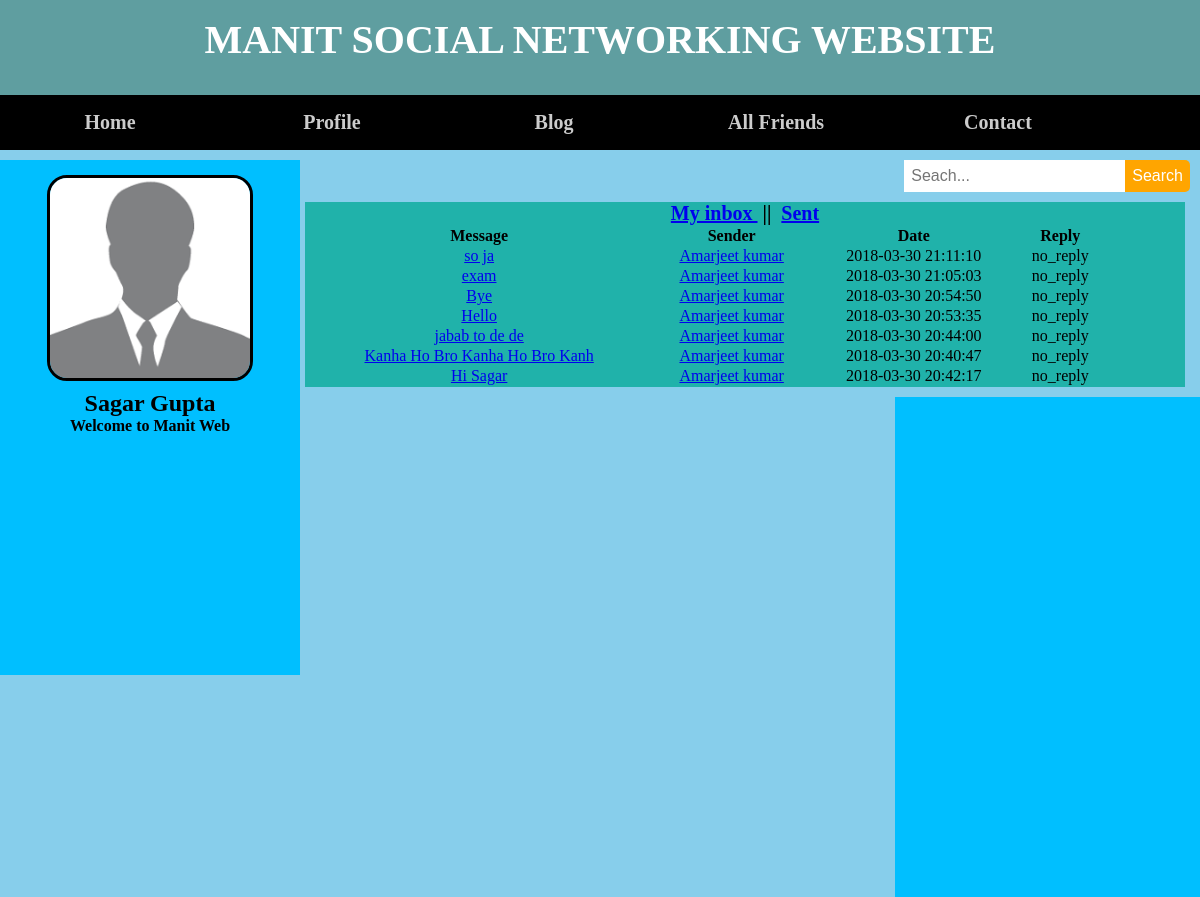
Screenshot of /my_message.php?Inbox&user_id=2 (signed in) with the database file from the repository.
### tables this page shows
CREATE TABLE `users` (
  `user_id` int(11) NOT NULL,
  `user_name` varchar(100) NOT NULL,
  `user_email` varchar(100) NOT NULL,
  `desc_user` varchar(255) NOT NULL,
  `relation` varchar(255) NOT NULL,
  `user_pass` varchar(50) NOT NULL,
  `user_country` varchar(50) NOT NULL,
  `user_gender` varchar(50) NOT NULL,
  `user_img` varchar(50) NOT NULL,
  `user_reg_date` varchar(50) NOT NULL,
  `status` text NOT NULL,
  `verifycode` varchar(11) NOT NULL,
  `posts` text NOT NULL,
  `dob` varchar(15) NOT NULL
);

CREATE TABLE `message` (
  `msg_id` int(11) NOT NULL,
  `sender` varchar(255) NOT NULL,
  `reciever` varchar(255) NOT NULL,
  `msg_subject` text NOT NULL,
  `reply` text NOT NULL,
  `status` text NOT NULL,
  `msg_date` timestamp NOT NULL ON UPDATE CURRENT_TIMESTAMP
);

### my_message.php (the view, shortened to what this page needs)
<!DOCTYPE html>
<?php
include("function/function.php");
?>
<html>
<head>
	<link rel="stylesheet" type="text/css" href="style.css">
</head>
<body>
	<div class="maincontent">
	<div id="header">
		<div id="logo">
			MANIT SOCIAL NETWORKING WEBSITE
		</div>
	</div>
	<div class="navbar">
		<?php
		if (isset($_SESSION['email'])) {
				$email=$_SESSION['email'];
				$user="select * from users where user_email='$email' ";
				$run=mysqli_query($con,$user);
				$row=mysqli_fetch_array($run);
				$user_id=$row['user_id'];
				$user_name=$row['user_name'];
				$desc=$row['desc_user'];
				$user_img=$row['user_img'];
				$post_query="select * from posts where user_id='$user_id' ";
				$run_posts=mysqli_query($con,$post_query);
				$count_posts=mysqli_num_rows($run_posts);
				$msg_query="select * from message where reciever='$user_id' and status='unread' order by 1 desc ";
				$run_msg=mysqli_query($con,$msg_query);
				$count_msg=mysqli_num_rows($run_msg);
	echo "<ul>
			<li><a href='index.php'>Home</a></li>
			<li><a href='my_profile.php'>Profile</a>
				<ul>
					<li><a href='my_profile.php'>Change Profile</a></li>
					<li><a href='changepassword.php'>Change Password</a></li>
					<li><a href='logout.php'>Log Out</a></li>
				</ul>
			</li>
			<li><a href='#'>Blog</a>
				<ul>
					<li><a href='my_message.php?Inbox&user_id=$user_id'>Message ($count_msg)</a></li>
					<li><a href='my_post.php?user_id=$user_id'>Posts ($count_posts)</a></li>
					<li><a href='#'>Friends</a></li>
				</ul>
			</li>
			<li><a href='friends.php'>All Friends</a></li>
			<li><a href='#'>Contact</a></li>
			<form method='post' action='#' id='searchbox'>
				<input type='text' name='search' placeholder='Seach...'' />
				<input type='submit' name='search' value='Search'>
			</form>
			</ul>
	</div>
		<div id='left'>
				<center>
					<img src='images/$user_img'  />
				</center>
				<div id='user_details'>
					<p><center><h2>$user_name</h2></center>
					<center><strong>$desc</strong></center></p>
					</br>
				</div>";
			}
			else {
				echo "<script>alert('Login First')</script>";
				echo "<script>window.open('login.php','_self')</script>";
			}
			?>
		</div>
		<div id="content">
			<p align="center" style="font-size: 20px;font-family: sans MS;font-weight: bolder;">
				<a href="my_message.php?Inbox">My inbox  </a>&nbsp||&nbsp
				<a href="my_message.php?sent">Sent</a>
			</p>
			<?php
				if (isset($_GET['Inbox'])) {?>
				<table width="800" style="align:center;">
					<tr style="text-align: center; font-weight: bolder;">
						<td>Message</td>
						<td>Sender</td>
						<td>Date</td>
						<td>Reply</td>
					</tr>
					<?php
						$get_message="select * from message where reciever='$user_id' order by 1 desc ";
						$run_msg=mysqli_query($con,$get_message);
						while($row_msg=mysqli_fetch_array($run_msg))
						{
						$message=substr($row_msg['msg_subject'],0,30);
						$sender=$row_msg['sender'];
						$msg_id=$row_msg['msg_id'];
						$msg_date=$row_msg['msg_date'];
						$msg_reply=$row_msg['reply'];
						$sender_query="select * from users where user_id='$sender' ";
						$run_send=mysqli_query($con,$sender_query);
						$row_send=mysqli_fetch_array($run_send);
						$send_name=$row_send['user_name'];
						echo "
						<tr><td align='center'><a href='my_message.php?Inbox&msg_id=$msg_id&send_name=$send_name'>$message</a></td>
						<td align='center'><a href='profile.php?user_id=$sender'>$send_name</a></td>
						<td align='center'>$msg_date</td>
						<td align='center'>$msg_reply</td></tr>
						";
					}
					?>
				</table>
			<?php	}?>
		</div>
		<div id="right">
		</div>
</div>
</body>
</html>

### style.css (style rules this page uses)
html, body, div, span, applet, object, iframe, h1, h2, h3, h4, h5, h6, p, blockquote, pre, a, abbr, acronym, address, big, cite, code, del, dfn, em, img, ins, kbd, q, s, samp, small, strike, strong, sub, sup, tt, var, b, u, i, center, dl, dt, dd, ol, ul, li, fieldset, form, label, legend, table, caption, tbody, tfoot, thead, tr, th, td, article, aside, canvas, details, embed, figure, figcaption, footer, header, hgroup, menu, nav, output, ruby, section, summary, time, mark, audio, video { margin: 0; padding: 0; border: 0; }
body { background: skyblue; margin: 0px; }
#header { width: 100; height: 95px; margin: 0 auto; background: #5F9EA0; }
#logo { color: white; font-size: 40px; line-height:20px; font-family:comic sans MS; position: relative; font-weight: bold; text-align: center; top: 30px; }
.navbar { width: 100; height: 55px; margin: 0 auto; background-color:black; }
.navbar ul { margin: 0px; padding: 0px; list-style: none; }
.navbar ul li { float: left; width: 220px; height: 55px; background-color:black ; opacity: .8; line-height: 55px; text-align: center; margin-right: 2px; }
.navbar ul li a { text-decoration: none; text-align: center; color: white; font-weight: bold; font-size: 20px; display: block; }
.navbar #searchbox { margin-top: 10px; float: right; margin-right: 10px; }
.navbar #searchbox input[type=text] { padding: 7px; border: none; font-size: 16px; font-family: sans-serif; }
.navbar #searchbox input[type=submit] { float: right; background: orange; color: white; border-radius: 0px 5px 5px 0px; cursor: pointer; position: relative; padding: 7px; font-family: sans-serif; font-size: 16px; border: none; }
#left { width: 300px; float: left; padding-top: 15px; background-color: #00bfff; height: 500px; margin-top: 10px; }
#content { width:880px; margin-top: 10px; float: left; margin-left: 5px; background-color: #20B2AA; }
#right { width:305px; height: 500px; margin-top: 10px; float: right; margin-left: 0px; background-color: #00bfff; }
#left img { width: 200px; height: 200px; border: 3px solid black; border-radius: 20px; }
#user_details { width: 200px; margin: 0 auto; padding: 5px; height: 200px; }

### rows the page displays
users: user_img (placeholder picture), user_name "Sagar Gupta", desc_user "Welcome to Manit Web"
message: msg_subject "so ja", users.user_name "Amarjeet kumar", msg_date "2018-03-30 21:11:10", reply "no_reply"
message: msg_subject "exam", users.user_name "Amarjeet kumar", msg_date "2018-03-30 21:05:03", reply "no_reply"
message: msg_subject "Bye", users.user_name "Amarjeet kumar", msg_date "2018-03-30 20:54:50", reply "no_reply"
message: msg_subject "Hello", users.user_name "Amarjeet kumar", msg_date "2018-03-30 20:53:35", reply "no_reply"
message: msg_subject "jabab to de de", users.user_name "Amarjeet kumar", msg_date "2018-03-30 20:44:00", reply "no_reply"
message: msg_subject "Kanha Ho Bro Kanha Ho Bro Kanh", users.user_name "Amarjeet kumar", msg_date "2018-03-30 20:40:47", reply "no_reply"
message: msg_subject "Hi Sagar", users.user_name "Amarjeet kumar", msg_date "2018-03-30 20:42:17", reply "no_reply"
